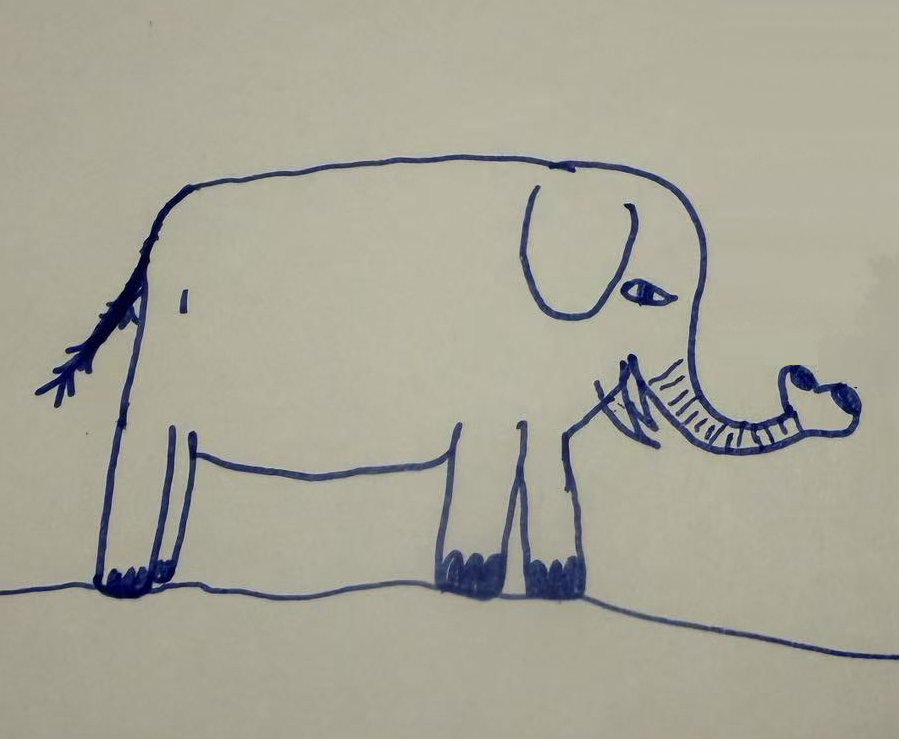
#> input picture 云/art/forest_story/drawing_src/elephant_sister_photo.png, 899 x 739 px
$ python elephant_drawing_art.py
#> lines starting #> are read from the running program, lines starting #| are printed output that depends on the picture; after the words box and inside, x2 and y2 are one past the last pixel; in counts of white or black regions, pixels touching at a corner belong together
"""「大象的画」：作者 10 岁的妹妹用蓝色圆珠笔画的大象，处理成游戏里用的图。以后改这张画只改这一个文件。

    "/Users/jiamulin/Desktop/程序programs/AI Oscar/.venv/bin/python" tools/elephant_drawing_art.py [--ink blue|gray] [--preview 目录]

原画：art/forest_story/drawing_src/elephant_sister_photo.png（作者给的照片原样存一份，别改它）。
只做「一点点处理」：线条、比例、歪歪扭扭的地方全保留（涂黑的脚、鼻子末端卷的圈、尾巴的毛、身上那一小道竖线、
地面那条线），不重画、不修正、不美化。头朝右（原画就是这样，没镜像）。
  1. 照片里抠出蓝色笔迹（蓝 - 红 > 5：纸是偏黄的灰，笔迹偏蓝），细化成骨架，按 S 倍缩小落到像素格上，再细化一遍：
     1 像素宽的线，没有灰边。涂黑的地方（三只脚、眼睛、鼻尖的两块）按面积缩，不细化。
  2. 缩小以后挤成一团的地方照着原画手排像素（hand_fixes）：鼻子（上沿、下沿、一排褶子、末端的圈）、
     嘴边那几笔（象牙）、眼睛、尾巴的粗细和末端三根毛。坐标都是原照片的像素坐标，量照片得来的。
  3. 放到游戏原来那张纸上（drawing_src/paper.png 的质感、折痕和边缘），纸在没有斜折痕穿过的地方插列加宽到 190
     （画比原来那张宽）。特写在 UI 上按 2 倍显示（story_dialogue.gd 的 closeup：400 / 宽、220 / 高取整）。
  4. 墨色两版：blue（圆珠笔的蓝，压暗一点配纸）/ gray（游戏原来铅笔的深灰紫，和旧图标同色）。--ink 选哪版进游戏，
     两版都另存在 drawing_src/ 里给作者挑。

输出 art/forest_story/：
  drawing_closeup.png   画的特写（纸 + 画）
  drawing_arc.png       只有背的那道线（同一张画布、同样的像素）：树冠缺口那一屏把它放大 3 倍叠到凹口上
  drawing_arc.json      背线两头 / 最高点的坐标（forest_story_art.py 读 drawing_arc.png 算缺口形状，再写对齐用的数）
  icon_drawing.png      背包图标（18×14：一张纸上一头朝右的小象，鼻子往前伸、末端卷圈，脚踩在地面线上）
drawing_src/：elephant_lines.png（处理后的线稿，透明底）、elephant_closeup_blue.png / _gray.png、
  icon_drawing_blue.png / _gray.png。

改了画以后要接着跑 `forest_story_art.py --treeline`：树冠缺口的弧线就是这张画的背线，要跟着重画。
"""
from __future__ import annotations

import argparse
import json
from pathlib import Path

import numpy as np
from PIL import Image, ImageFilter

ROOT = Path(__file__).resolve().parents[1]
OUT = ROOT / "art" / "forest_story"
SRC = OUT / "drawing_src"
PHOTO = SRC / "elephant_sister_photo.png"

S = 0.19                       # 照片 → 像素稿的缩放（899 宽的照片 → 171 宽）
PAPER_X, PAPER_Y = 10, -21     # 像素稿放到纸上的偏移
INK = {"blue": (58, 70, 140), "gray": (96, 92, 110)}
INK_DEFAULT = "blue"
PAPER_L, PAPER_M, PAPER_D = (226, 218, 200), (200, 190, 170), (170, 160, 142)
BACK_Y_END = 50                # 背线取到像素稿第几行（两头：屁股那条竖线、头前面那条竖线，都切在这一行）


# ================================================================ 1. 抠线、细化、缩小

def _nb(m):
    p = np.pad(m, 1)
    return [p[:-2, 1:-1], p[:-2, 2:], p[1:-1, 2:], p[2:, 2:], p[2:, 1:-1], p[2:, :-2], p[1:-1, :-2], p[:-2, :-2]]


def thin(m):
    """Zhang-Suen 细化：留下 1 像素宽的骨架。"""
    m = m.copy().astype(bool)
    while True:
        changed = False
        for step in (0, 1):
            P = _nb(m)
            B = sum(x.astype(int) for x in P)
            seq = P + [P[0]]
            A = sum(((~seq[i]) & seq[i + 1]).astype(int) for i in range(8))
            if step == 0:
                c = ~(P[0] & P[2] & P[4]) & ~(P[2] & P[4] & P[6])
            else:
                c = ~(P[0] & P[2] & P[6]) & ~(P[0] & P[4] & P[6])
            d = m & (B >= 2) & (B <= 6) & (A == 1) & c
            if d.any():
                m &= ~d
                changed = True
        if not changed:
            return m


def _filt(m, *fs):
    im = Image.fromarray(m.astype(np.uint8) * 255)
    for f in fs:
        im = im.filter(f)
    return np.array(im) > 0


def auto_lines():
    """照片 → 像素稿（0 纸 / 1 线 / 2 涂黑），尺寸 = 照片 × S。"""
    a = np.array(Image.open(PHOTO).convert("RGB")).astype(int)
    ink = (a[..., 2] - a[..., 0]) > 5
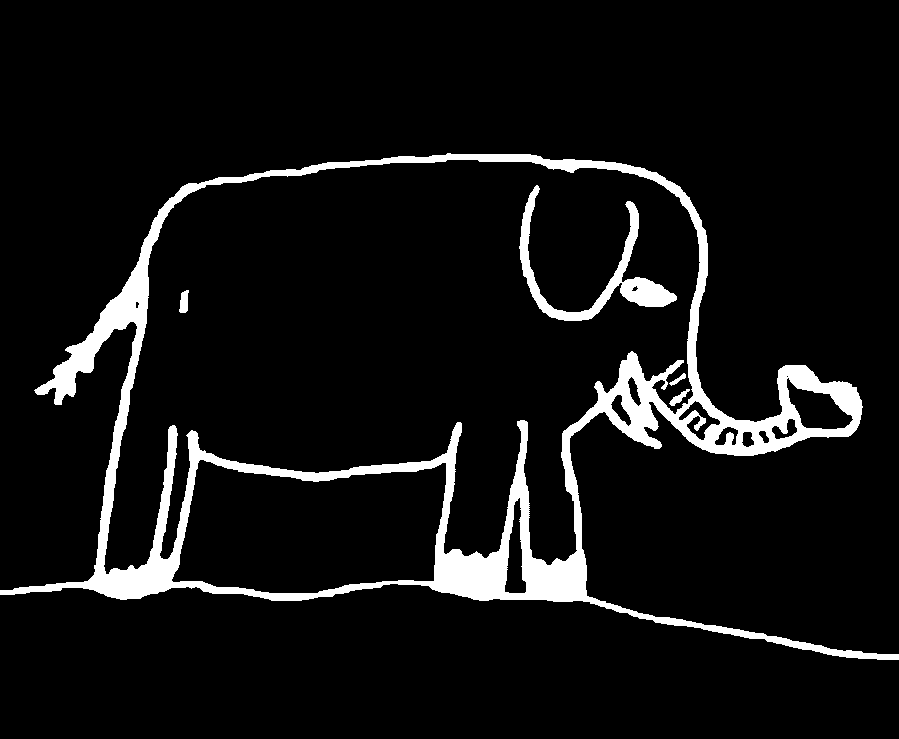
#> ink: shape (739, 899) bool; 7.3% white; 5 white regions, box (x1, y1, x2, y2) and area: (0, 153, 899, 660) 44034, (519, 185, 677, 321) 3774, (179, 290, 189, 313) 168, (669, 389, 690, 406) 128, (669, 373, 686, 386) 74
    # 涂黑的地方：闭运算把涂黑的笔触连成块，只在这几个框里认
    core = _filt(ink, ImageFilter.MaxFilter(5), ImageFilter.MinFilter(9))
#> in _filt, `return np.array(im) > 0`: returned value: shape (739, 899) bool; 4.2% white; 31 white regions (20 under 20 px), largest, box (x1, y1, x2, y2) and area: (15, 156, 860, 600) 24646, (522, 189, 674, 319) 2009, (768, 638, 899, 658) 294
    boxes = [(85, 555, 185, 605), (425, 540, 515, 605), (515, 550, 595, 605),   # 三只涂黑的脚
             (615, 275, 685, 310),                                              # 眼珠
             (775, 360, 865, 425)]                                              # 鼻子末端圈上涂黑的两块
    fill = np.zeros_like(ink)
    for x0, y0, x1, y1 in boxes:
        fill[y0:y1, x0:x1] = core[y0:y1, x0:x1]
#> fill: shape (739, 899) bool; 1.5% white; 5 white regions (1 under 20 px), largest, box (x1, y1, x2, y2) and area: (425, 540, 591, 600) 5217, (85, 555, 185, 598) 2234, (775, 367, 860, 425) 1631, (615, 275, 674, 305) 923
    fill &= _filt(ink, ImageFilter.MinFilter(9)) | _filt(ink, ImageFilter.MinFilter(7), ImageFilter.MaxFilter(9))
#> in _filt (call 2), `return np.array(im) > 0`: returned value: shape (739, 899) bool; 1.5% white; 80 white regions (57 under 20 px), largest, box (x1, y1, x2, y2) and area: (436, 549, 505, 597) 2183, (526, 553, 583, 598) 1772, (56, 257, 145, 392) 1741
#> in _filt (call 3), `return np.array(im) > 0`: returned value: shape (739, 899) bool; 7.6% white; 23 white regions, largest, box (x1, y1, x2, y2) and area: (36, 182, 436, 601) 16835, (585, 212, 863, 457) 12759, (429, 420, 588, 603) 10253
#> fill: shape (739, 899) bool; 1.5% white; 4 white regions, box (x1, y1, x2, y2) and area: (429, 540, 588, 600) 5210, (85, 555, 178, 598) 2209, (775, 367, 860, 425) 1621, (615, 275, 674, 305) 921
    sk = thin(ink)
#> the loop in thin, `while True:` made 20 passes
#> pass 1, in _nb (call 2), `p = np.pad(m, 1)`:
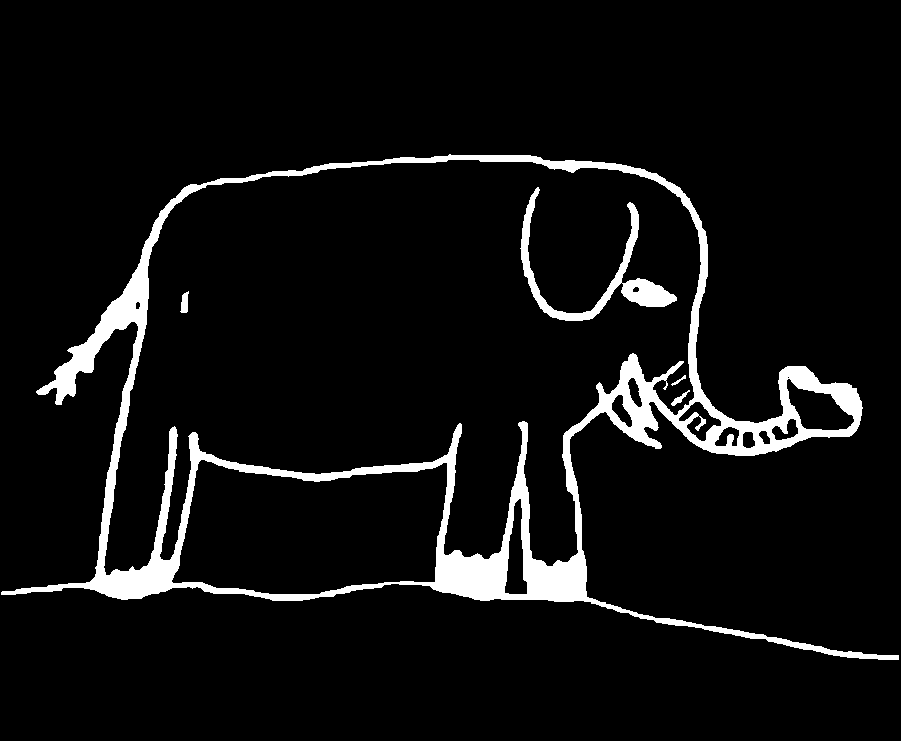
#> p: shape (741, 901) bool; 6.4% white; 5 white regions, box (x1, y1, x2, y2) and area: (1, 154, 899, 660) 39008, (520, 187, 677, 321) 3292, (180, 291, 189, 313) 133, (671, 390, 690, 406) 90, (671, 375, 686, 386) 43
#> after the loop in thin, `while True:`:
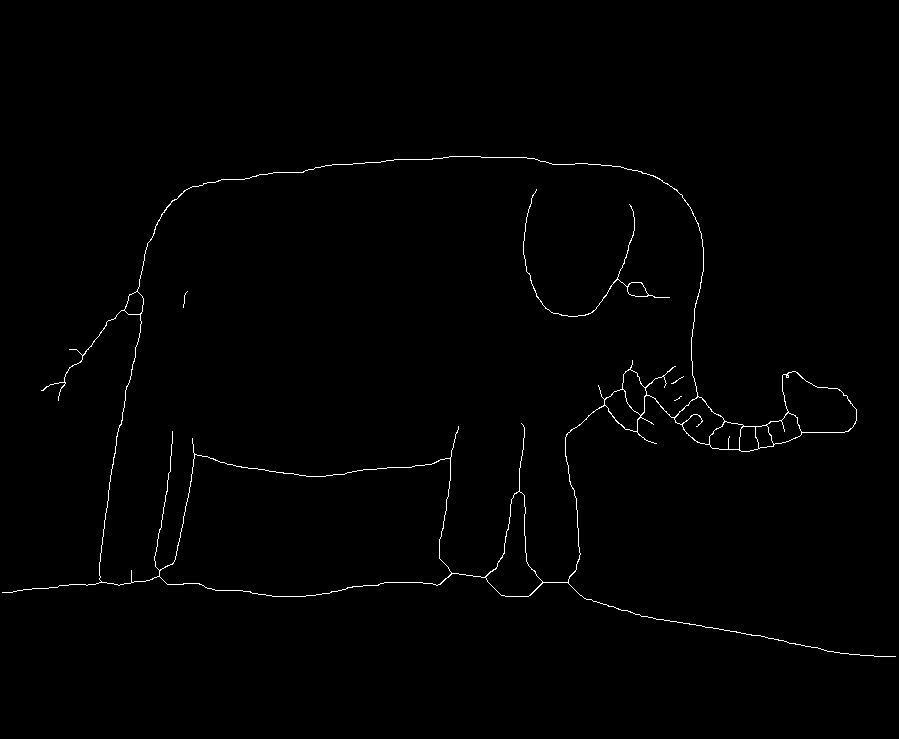
#> m: shape (739, 899) bool; 0.75% white in thin lines or dots, all inside (x1, y1, x2, y2) = (2, 156, 896, 657)
    H, W = ink.shape
#> H = 739; W = 899
    w, h = int(round(W * S)), int(round(H * S))
#> w = 171; h = 140
    low = np.zeros((h, w), bool)
    ys, xs = np.nonzero(sk)
#> ys = 4963 values from 156 to 656; xs = 4963 values, max 895 at index 4962, min 2 at index 4504, mean 469.8
    low[np.minimum((ys * S).astype(int), h - 1), np.minimum((xs * S).astype(int), w - 1)] = True
    low = thin(low)
#> after the loop in thin, `while True:`: m: shape (140, 171) bool; 4.3% white in thin lines or dots, all inside (x1, y1, x2, y2) = (0, 29, 171, 125)
    fl = np.array(Image.fromarray(fill.astype(np.uint8) * 255).resize((w, h), Image.BOX)) > 110
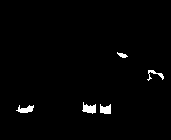
#> fl: shape (140, 171) bool; 1.6% white; 5 white regions, box (x1, y1, x2, y2) and area: (82, 102, 96, 114) 103, (16, 105, 34, 113) 87, (100, 104, 111, 114) 86, (147, 70, 164, 81) 61, (117, 52, 128, 58) 35
    px = np.zeros((h, w), np.uint8)
    px[low] = 1
    px[fl] = 2
    return px


# ================================================================ 2. 手排的地方

def path_px(pts):
    """折线（照片坐标）→ 1 像素宽的格子，去掉 L 形拐角多出来的那一格。"""
    out = []
    for (x0, y0), (x1, y1) in zip(pts, pts[1:]):
        n = int(max(abs(x1 - x0), abs(y1 - y0)) * S * 4) + 1
        for t in np.linspace(0, 1, n, endpoint=False):
            p = (int(round((x0 + (x1 - x0) * t) * S)), int(round((y0 + (y1 - y0) * t) * S)))
            if not out or out[-1] != p:
                out.append(p)
    p = (int(round(pts[-1][0] * S)), int(round(pts[-1][1] * S)))
#> p = (153, 69)
    if out[-1] != p:
        out.append(p)
    i = 1
    while i < len(out) - 1:
        a, c = out[i - 1], out[i + 1]
        if abs(a[0] - c[0]) == 1 and abs(a[1] - c[1]) == 1:
            out.pop(i)
        else:
            i += 1
    return out


def draw(px, pts, v=1):
    for x, y in path_px(pts):
        if 0 <= y < px.shape[0] and 0 <= x < px.shape[1]:
            px[y, x] = v


def ellipse(px, cx, cy, rx, ry, v=2):
    yy, xx = np.mgrid[0:px.shape[0], 0:px.shape[1]]
    px[((xx - cx) / rx) ** 2 + ((yy - cy) / ry) ** 2 <= 1.0] = v


def _removable(m, y, x):
    r = [m[y - 1, x], m[y - 1, x + 1], m[y, x + 1], m[y + 1, x + 1], m[y + 1, x], m[y + 1, x - 1], m[y, x - 1], m[y - 1, x - 1]]
    A = sum((not r[i]) and r[(i + 1) % 8] for i in range(8))
    return 2 <= sum(r) <= 6 and A == 1


def hand_fixes(px):
    """缩小以后挤成一团的地方，照着原画手排。坐标：draw / path 用照片坐标，px[y, x] 用像素稿坐标。"""
    # ---- 鼻子和嘴：整块清掉重排
    px[66:89, 112:167] = 0
    # 头的轮廓往下弯成鼻子的上沿，再往上绕成鼻尖的圈
    draw(px, [(691.7, 345), (692, 396.7), (700, 413.3), (713.3, 425), (733.3, 430), (760, 430), (780, 423.3), (790, 411.7),
              (787, 395), (786.7, 380), (793, 366.7), (805, 364)])
    # 圈的上沿：左边涂黑的一块 → 中间凹进去 → 右边涂黑的一块 → 右边往下
    draw(px, [(805, 364), (815, 372), (818.3, 390), (830, 386), (848, 385), (860, 395), (860, 406.7), (855, 423.3)])
    # 鼻子下沿：从嘴边的尖顶斜着下来，沿底边往右接到圈的右下
    draw(px, [(630, 355), (665, 400), (690, 430), (705, 442), (720, 445), (760, 445), (800, 437), (843.3, 430), (855, 423.3)])
#> call 3 of draw, with v = 1
#> after the loop in draw (call 3), `for x, y in path_px(pts):`:
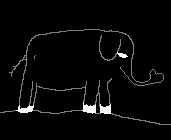
#> px: shape (140, 171); min 0, max 2, mean 0.0589; drawn with min black and max white
    # 嘴 / 象牙那一团
    draw(px, [(566, 432), (600, 400), (627, 360)])                  # 嘴线（接前腿）
#> after the loop in draw (call 4), `for x, y in path_px(pts):`: px: shape (140, 171); 0.05% of pixels changed, all inside (x1, y1, x2, y2) = (112, 68, 120, 79)
    draw(px, [(627, 360), (632, 400), (642, 425), (655, 440)])      # 尖顶往下那一笔
#> after the loop in draw (call 5), `for x, y in path_px(pts):`: px: shape (140, 171); min 0, max 2, mean 0.06
    draw(px, [(596, 382), (600, 397), (612, 412), (640, 435), (658, 447)])
    # 鼻子上的褶子
    for a, b in [((650, 385), (682, 360)), ((662, 393), (684, 377)), ((672, 404), (689, 391)), ((681, 415), (697, 401)),
                 ((692, 427), (704, 418)), ((707, 438), (714, 428)), ((727, 443), (729, 434)), ((740, 443), (742, 434)),
                 ((753, 443), (755, 434)), ((767, 441), (768, 432)), ((780, 437), (781, 428))]:
        draw(px, [a, b])
#> this loop made 11 passes
    # 鼻尖的两块涂黑（照片量的：左上 790-815×365-390，右边 830-860×383-420）
    ellipse(px, 152.5, 71.6, 2.5, 2.3)
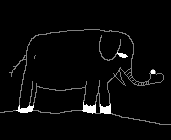
#> px: shape (140, 171); min 0, max 2, mean 0.063; drawn with min black and max white
    ellipse(px, 160.6, 76.2, 2.6, 3.2)
#> px: shape (140, 171); 0.1% of pixels changed, all inside (x1, y1, x2, y2) = (159, 74, 164, 80)
    # ---- 眼睛：涂黑的杏仁形，里面两小块没涂到的白
    eb = px[50:61, 115:131]
    eb[eb == 2] = 0
    for y, (a, b) in {54: (120, 124), 55: (118, 126), 56: (118, 128), 57: (120, 125)}.items():
        px[y, a:b + 1] = 2
    px[55, 120] = 0
    px[56, 124] = 0
    px[52, 117] = 1                     # 耳朵下沿被眼睛的框清掉的一格
    # ---- 尾巴：贴着屁股的轮廓长出来，粗粗一笔往左下
    for y in range(54, 81):
        xs = np.nonzero(px[y, :30])[0]
        if len(xs):
            px[y, :xs.max()] = 0
    for y in range(55, 69):
        xc = int(round(26 - 0.75 * (y - 55)))
        px[y, xc] = 2
        if 56 <= y <= 65:
            px[y, xc - 1] = 2
        if 58 <= y <= 62:               # 最粗的一段三像素
            px[y, xc - 2] = 2
#> this loop made 14 passes
#> xc on passes 1 to 12: 26, 25, 24, 24, 23, 22, 22, 21, 20, 19, 18, 18
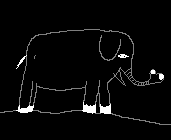
#> px: shape (140, 171); min 0, max 2, mean 0.0649; drawn with min black and max white
    px[66, 16] = 1                      # 末端往左上翘的一根短毛
#> px: shape (140, 171); under 0.01% of pixels changed, all inside (x1, y1, x2, y2) = (16, 66, 17, 67)
    px[57, 22] = 1                      # 两边的小刺
#> px: shape (140, 171); min 0, max 2, mean 0.065
    px[59, 25] = 1
#> px: shape (140, 171); min 0, max 2, mean 0.065
    for y in range(50, 55):             # 尾巴根压在背的轮廓上，那一段笔迹是双层的
        xs = np.nonzero(px[y, :32])[0]
        px[y, xs.min() - 1] = 2
#> this loop made 5 passes
#> px: shape (140, 171); min 0, max 2, mean 0.0655
    # ---- 收拾 2×2 的线团：块里挑一个去掉后不断线的像素去掉
    for _ in range(3):
        for y in range(1, px.shape[0] - 2):
            for x in range(1, px.shape[1] - 2):
                if (px[y:y + 2, x:x + 2] == 1).all():
                    for yy, xx in ((y, x), (y, x + 1), (y + 1, x), (y + 1, x + 1)):
                        if _removable(px > 0, yy, xx):
                            px[yy, xx] = 0
                            break
#> px: shape (140, 171); min 0, max 2, mean 0.0654
    # ---- 尾巴末端的三根毛（手排，避免挤成一团）
    px[69:78, 0:21] = 0
    for y, xs in {69: [15], 70: [13, 14, 15], 71: [11, 12, 14], 72: [9, 10, 13], 73: [8, 12, 14], 74: [7, 12, 14],
                  75: [11], 76: [10], 77: [10]}.items():
        px[y, xs] = 1
#> px: shape (140, 171); min 0, max 2, mean 0.0662
    # ---- 嘴边那个 X：两笔在 (115,75) 交叉
    px[75, 114] = 0
#> px: shape (140, 171); min 0, max 2, mean 0.0662
    px[76, 115] = 0
#> px: shape (140, 171); min 0, max 2, mean 0.0661
    px[76, 116] = 1
#> px: shape (140, 171); min 0, max 2, mean 0.0662
    return px


def lines():
    return hand_fixes(auto_lines())


# ================================================================ 3. 纸、背线、图标

def paper():
    """游戏原来那张纸（drawing_src/paper.png，160×110），在没有斜折痕穿过的列上各复制一列，加宽到 190。
    竖折痕（x 70~97）和右上角的折角（x > 140）都不碰，所以折痕还是 1 像素宽。"""
#> (the run stopped early here; a loop or call above may not have finished)
